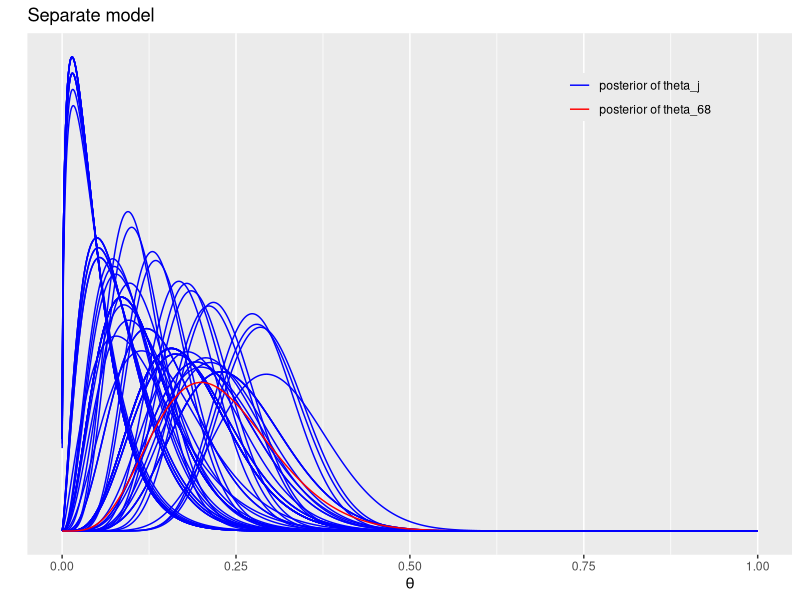
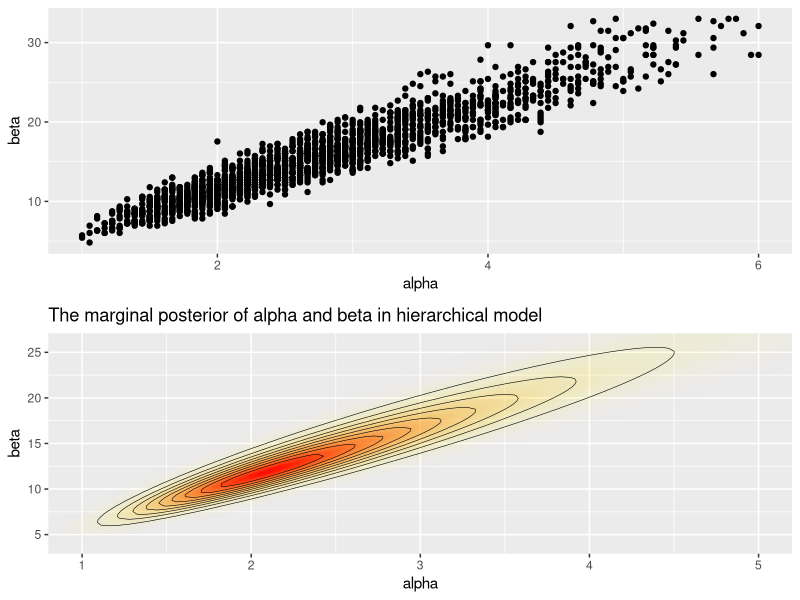
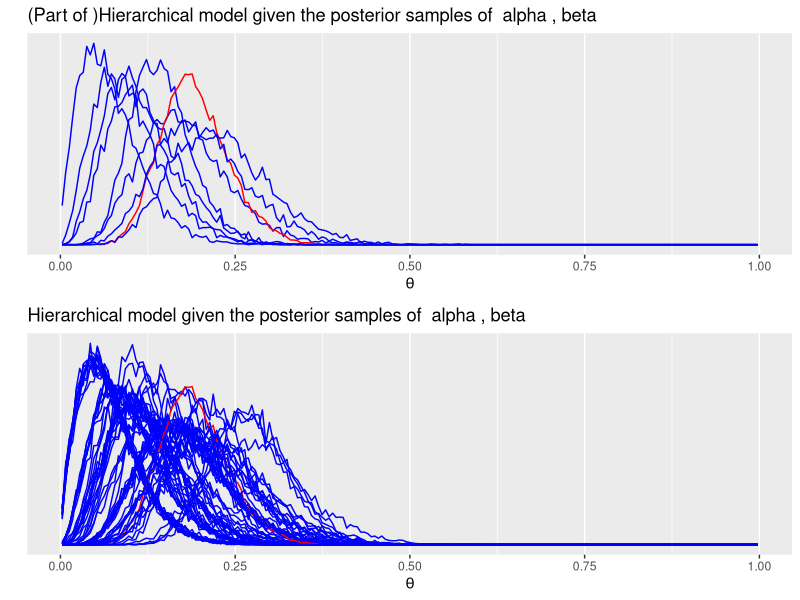

Here is the R script that generated these plots, in order:
## ---- chunk 1
knitr::opts_chunk$set(echo = TRUE)
## ---- chunk 2
library(ggplot2)
library(gridExtra)
library(tidyr)


y <- c(0,0,0,0,0,0,0,0,0,0,0,0,1,1,1,1,1,1,1,2,2,2,2,2,2,2,2,
2,1,5,2,5,3,2,7,7,3,3,2,9,10,4,4,4,4,4,4,4,10,4,4,4,5,
11,12, 5,5,6,5,6,6,6,6,16,15,15,9,4)
n <- c(20,20,20,20,20,19,19,19,19,18,17,20,20,20,20,19,19,18,18,25,24,
23,20,20,20,20,20,20,10,49,19,46,27,17,49,47,20,20,13,48,50,20,
20,20,20,20,20,20,48,19,19,19,22,46,49,20,20,23,19,22,20,20,20,
52,46,47,24,14)
## ---- chunk 3
x <- seq(0.0001, 0.9999, length.out = 1000)
# helperf function to evaluate density over observations
bdens <- function(n, y, x){
  dbeta(x, y+1.4, n-y+8.6)
}
df_sep <- mapply(bdens, n, y, MoreArgs = list(x = x)) %>%
  as.data.frame() %>% cbind(x) %>% gather(ind, p, -x)
labs1 <- paste('posterior of', c('theta_j', 'theta_68'))
# plot the separate model
plot_sep <- ggplot(data = df_sep) +
  geom_line(aes(x = x, y = p, color = (ind=='V68'), group = ind)) +
  labs(x = expression(theta), y = '', title = 'Separate model', color = '') +
  scale_y_continuous(breaks = NULL) +
  scale_color_manual(values = c('blue','red'), labels = labs1) +
  theme(legend.background = element_blank(), legend.position = c(0.8,0.9))

plot_sep
## ---- chunk 4
# Compute the marginal posterior of alpha and beta in hierarchical model
# Use grid
A <- seq(0.5, 6, length.out = 100) ## alpha
B <- seq(3, 33, length.out = 100) ## beta
# make vectors that contain all pairwise combinations of A and B
cA <- rep(A, each = length(B))
cB <- rep(B, length(A))

# Use logarithms for numerical accuracy!
lpfun <- function(a, b, y, n) log(a+b)*(-5/2) +
  sum(lgamma(a+b)-lgamma(a)-lgamma(b)+lgamma(a+y)+lgamma(b+n-y)-lgamma(a+b+n))

lp <- mapply(lpfun, cA, cB, MoreArgs = list(y, n))
df_marg <- data.frame(x = cA, y = cB, p = exp(lp - max(lp)))

# Subtract maximum value to avoid over/underflow in exponentation
title1 <- 'The marginal posterior of alpha and beta in hierarchical model'
# create a plot of the marginal posterior density
postdensityalphabeta = ggplot(data = df_marg, aes(x = x, y = y)) +
  geom_raster(aes(fill = p, alpha = p), interpolate = T) +
  geom_contour(aes(z = p), colour = 'black', size = 0.2) +
  coord_cartesian(xlim = c(1,5), ylim = c(4, 26)) +
  labs(x = 'alpha', y = 'beta', title = title1) +
  scale_fill_gradient(low = 'yellow', high = 'red', guide = F) +
  scale_alpha(range = c(0, 1), guide = F)

## ---- chunk 5
nsamp <- 100
samp_indices <- sample(length(df_marg$p), size = nsamp,
                       replace = T, prob = df_marg$p/sum(df_marg$p))

samp_A <- cA[samp_indices[1:nsamp]]
samp_B <- cB[samp_indices[1:nsamp]]
## ---- chunk 6
nsamp2 <- 2000
samp_indices2 <- sample(length(df_marg$p), size = nsamp2,
                       replace = T, prob = df_marg$p/sum(df_marg$p))
samplesalphabeta = data.frame(alpha = cA[samp_indices2[1:nsamp2]], beta = cB[samp_indices2[1:nsamp2]])
scatteralphabeta = ggplot(samplesalphabeta, aes(x=alpha, y=beta)) + geom_point()
grid.arrange(scatteralphabeta, postdensityalphabeta)
## ---- chunk 7

# helper function to convert ind to numeric for subsetting
indtonum <- function(x) strtoi(substring(x,2))

# sample from posterior distribution of theta_j

nsamp <- 10000
samp_indices <- sample(length(df_marg$p), size = nsamp,
                       replace = T, prob = df_marg$p/sum(df_marg$p))

samp_A <- cA[samp_indices[1:nsamp]]
samp_B <- cB[samp_indices[1:nsamp]]
samplestheta <- matrix(0, nsamp, length(y))
for(j in 1:length(y)){
  samplestheta[, j] = sapply(1:nsamp, function(k) rbeta(1, samp_A[k]+y[j], samp_B[k]+n[j]-y[j]))
}
breakpoints <- seq(0, 1, length.out = 200)
xx <- hist(samplestheta[, 1], breaks = breakpoints, plot = FALSE)$mids
densitytheta <- matrix(0, length(breakpoints) - 1, length(y))
for(j in 1:length(y)){
  densitytheta[, j] <- hist(samplestheta[, j], breaks = breakpoints, plot = FALSE)$density
}
df_hier_samp_full <-densitytheta %>%
  as.data.frame() %>% cbind(xx) %>% gather(ind, p, -xx)
plot_hier7_samp <- ggplot(data = df_hier_samp_full) +
  geom_line(aes(x = xx, y = p, color = (ind=='V49'), group = ind)) +
  labs(x = expression(theta), y = '', title = paste('Hierarchical model given the posterior samples of ', bquote(alpha),",", expression(beta)), color = '') +
  scale_color_manual(values = c('blue', 'red'), guide = F) +
  scale_y_continuous(breaks = NULL) +
  theme(legend.background = element_blank(), legend.position = c(0.8,0.9))


plot_hier7_samp_part <- ggplot(data = subset(df_hier_samp_full, indtonum(ind)%%7==0)) +
  geom_line(aes(x = xx, y = p, color = (ind=='V49'), group = ind)) +
  labs(x = expression(theta), y = '', title = paste('(Part of )Hierarchical model given the posterior samples of ', bquote(alpha),",", expression(beta)), color = '') +
  scale_color_manual(values = c('blue', 'red'), guide = F) +
  scale_y_continuous(breaks = NULL) +
  theme(legend.background = element_blank(), legend.position = c(0.8,0.9))


grid.arrange(plot_hier7_samp_part, plot_hier7_samp)

